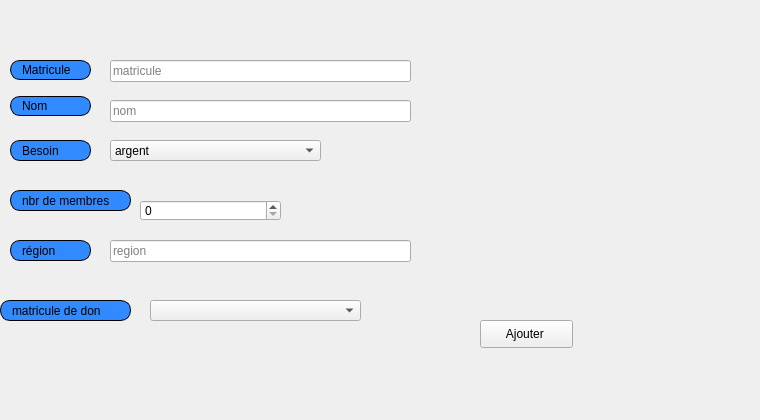
     <widget class="QWidget" name="tab_7">
      <attribute name="title">
       <string>Ajouter</string>
      </attribute>
      <widget class="QLabel" name="label_11">
       <property name="geometry">
        <rect>
         <x>10</x>
         <y>60</y>
         <width>81</width>
         <height>20</height>
        </rect>
       </property>
       <property name="styleSheet">
        <string notr="true">border: 1px solid black;
border-radius: 10px;
padding: 0 8px;
background: #318aff;
font: bold, &quot;Arial&quot;;;
text-align:center;</string>
       </property>
       <property name="text">
        <string>Matricule</string>
       </property>
      </widget>
      <widget class="QLabel" name="label_12">
       <property name="geometry">
        <rect>
         <x>10</x>
         <y>96</y>
         <width>81</width>
         <height>20</height>
        </rect>
       </property>
       <property name="styleSheet">
        <string notr="true">border: 1px solid black;
border-radius: 10px;
padding: 0 8px;
background: #318aff;
font: bold, &quot;Arial&quot;;;
text-align:center;</string>
       </property>
       <property name="text">
        <string>Nom</string>
       </property>
      </widget>
      <widget class="QLabel" name="label_13">
       <property name="geometry">
        <rect>
         <x>10</x>
         <y>140</y>
         <width>81</width>
         <height>21</height>
        </rect>
       </property>
       <property name="styleSheet">
        <string notr="true">border: 1px solid black;
border-radius: 10px;
padding: 0 8px;
background: #318aff;
font: bold, &quot;Arial&quot;;;
text-align:center;</string>
       </property>
       <property name="text">
        <string>Besoin</string>
       </property>
      </widget>
      <widget class="QComboBox" name="besoin_ajouter_famille">
       <property name="geometry">
        <rect>
         <x>110</x>
         <y>140</y>
         <width>211</width>
         <height>21</height>
        </rect>
       </property>
       <item>
        <property name="text">
         <string>argent</string>
        </property>
       </item>
       <item>
        <property name="text">
         <string>vetements</string>
        </property>
       </item>
       <item>
        <property name="text">
         <string>nourriture</string>
        </property>
       </item>
      </widget>
      <widget class="QLineEdit" name="matricule_ajouter_famille">
       <property name="geometry">
        <rect>
         <x>110</x>
         <y>60</y>
         <width>301</width>
         <height>22</height>
        </rect>
       </property>
       <property name="placeholderText">
        <string>matricule</string>
       </property>
      </widget>
      <widget class="QLineEdit" name="nom_ajouter_famille">
       <property name="geometry">
        <rect>
         <x>110</x>
         <y>100</y>
         <width>301</width>
         <height>22</height>
        </rect>
       </property>
       <property name="placeholderText">
        <string>nom</string>
       </property>
      </widget>
      <widget class="QLabel" name="label_25">
       <property name="geometry">
        <rect>
         <x>-20</x>
         <y>-40</y>
         <width>751</width>
         <height>411</height>
        </rect>
       </property>
       <property name="text">
        <string/>
       </property>
       <property name="pixmap">
        <pixmap resource="ressources.qrc">:/images/img/imf.jpg</pixmap>
       </property>
       <property name="scaledContents">
        <bool>true</bool>
       </property>
      </widget>
      <widget class="QLabel" name="label_31">
       <property name="geometry">
        <rect>
         <x>10</x>
         <y>190</y>
         <width>121</width>
         <height>21</height>
        </rect>
       </property>
       <property name="styleSheet">
        <string notr="true">border: 1px solid black;
border-radius: 10px;
padding: 0 8px;
background: #318aff;
font: bold, &quot;Arial&quot;;;
text-align:center;</string>
       </property>
       <property name="text">
        <string>nbr de membres</string>
       </property>
      </widget>
      <widget class="QLabel" name="label_32">
       <property name="geometry">
        <rect>
         <x>10</x>
         <y>240</y>
         <width>81</width>
         <height>21</height>
        </rect>
       </property>
       <property name="styleSheet">
        <string notr="true">border: 1px solid black;
border-radius: 10px;
padding: 0 8px;
background: #318aff;
font: bold, &quot;Arial&quot;;;
text-align:center;</string>
       </property>
       <property name="text">
        <string>région</string>
       </property>
      </widget>
      <widget class="QSpinBox" name="nombre_ajouter_famille">
       <property name="geometry">
        <rect>
         <x>140</x>
         <y>200</y>
         <width>141</width>
         <height>21</height>
        </rect>
       </property>
      </widget>
      <widget class="QLineEdit" name="region_ajouter_famille">
       <property name="geometry">
        <rect>
         <x>110</x>
         <y>240</y>
         <width>301</width>
         <height>22</height>
        </rect>
       </property>
       <property name="placeholderText">
        <string>region</string>
       </property>
      </widget>
      <widget class="QLabel" name="label_35">
       <property name="geometry">
        <rect>
         <x>0</x>
         <y>300</y>
         <width>131</width>
         <height>21</height>
        </rect>
       </property>
       <property name="styleSheet">
        <string notr="true">border: 1px solid black;
border-radius: 10px;
padding: 0 8px;
background: #318aff;
font: bold, &quot;Arial&quot;;;
text-align:center;</string>
       </property>
       <property name="text">
        <string>matricule de don</string>
       </property>
      </widget>
      <widget class="QPushButton" name="ajouter_famille">
       <property name="geometry">
        <rect>
         <x>480</x>
         <y>320</y>
         <width>93</width>
         <height>28</height>
        </rect>
       </property>
       <property name="styleSheet">
        <string notr="true">#ajouter_famille{
font: bold, &quot;Arial&quot;;;     background-color: qlineargradient(x1: 0, y1: 0, x2: 0, y2: 1,
                                       stop: 0 #dadbde, stop: 1 #f6f7fa);
}
#ajouter_famille:pressed {
font: bold, &quot;Arial&quot;;;     background-color: qlineargradient(x1: 0, y1: 0, x2: 0, y2: 1,
                                       stop: 0 #dadbde, stop: 1 #fff07b);}
</string>
       </property>
       <property name="text">
        <string>Ajouter </string>
       </property>
       <property name="icon">
        <iconset resource="ressources.qrc">
         <normaloff>:/images/img/app.png</normaloff>:/images/img/app.png</iconset>
       </property>
      </widget>
      <widget class="QComboBox" name="id_don_ajouter_famille">
       <property name="geometry">
        <rect>
         <x>150</x>
         <y>300</y>
         <width>211</width>
         <height>21</height>
        </rect>
       </property>
      </widget>
      <zorder>label_25</zorder>
      <zorder>label_11</zorder>
      <zorder>label_12</zorder>
      <zorder>label_13</zorder>
      <zorder>besoin_ajouter_famille</zorder>
      <zorder>matricule_ajouter_famille</zorder>
      <zorder>nom_ajouter_famille</zorder>
      <zorder>label_31</zorder>
      <zorder>label_32</zorder>
      <zorder>nombre_ajouter_famille</zorder>
      <zorder>region_ajouter_famille</zorder>
      <zorder>label_35</zorder>
      <zorder>ajouter_famille</zorder>
      <zorder>id_don_ajouter_famille</zorder>
     </widget>
